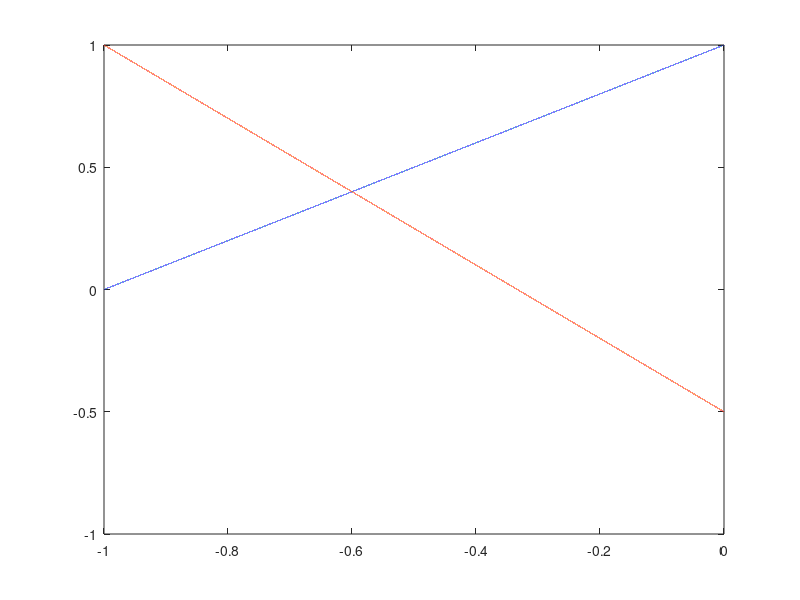

Recreate this plot in MATLAB.
clc; clear all; close all
L1 = [1 -1 1].';
L2 = [3 2 1].';

y1 = @(x) (-L1(1)*x-L1(3))/L1(2);
y2 = @(x) (-L2(1)*x-L2(3))/L2(2);
t = -1:0.00001:0;

plot(t,y1(t))
hold on
plot(t,y2(t))